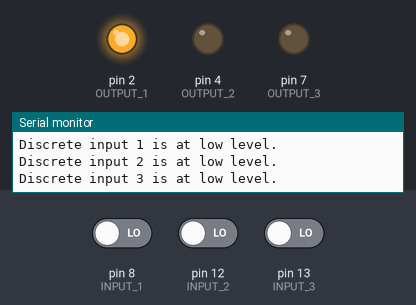
The sketch below on a simulated Arduino Uno, built with avr-gcc and run on an emulated ATmega328P. On the bench: output pins drawn as LEDs (lit = HIGH), the last lines printed to the serial monitor. The inputs (shaded band) are chosen by the test bench; at power-on: pin 8 (INPUT_1) LOW, pin 12 (INPUT_2) LOW, pin 13 (INPUT_3) LOW.

Above: at 1.1 s.
At 3.8 s:
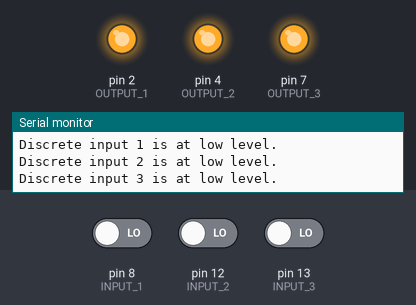
3.9 s: pin 8 (INPUT_1) driven HIGH
At 4.8 s:
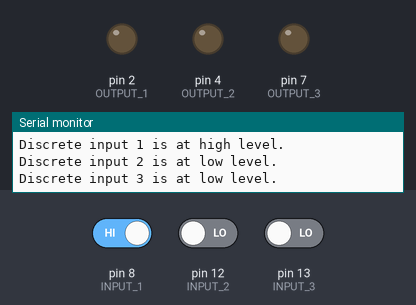
Timing chart, 0 to 12.5 s (numbered marks = the images above; inputs shaded):
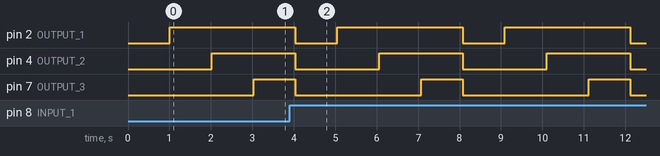

The sketch:

Arduino_4.ino
```cpp
/**************************************************************************************************/
/* File name: Arduino 4                                                                           */
/**************************************************************************************************/
/* Author name: Pedro Plaza                                                                       */
/**************************************************************************************************/
/* Second version 1.1 - 31/01/2019                                                                */
/**************************************************************************************************/

const int OUTPUT_1 =  2;// OUTPUT_1 set to D2 pin
const int OUTPUT_2 =  4;// OUTPUT_2 set to D4 pin
const int OUTPUT_3 =  7;// OUTPUT_3 set to D7 pin
const int INPUT_1  =  8;// INPUT_1 set to D8 pin
const int INPUT_2  =  12;// INPUT_2 set to D12 pin
const int INPUT_3  =  13;// INPUT_3 set to D13 pin

const int ARDUINO_ID = 4;// Arduino identifier
int initialized = 0; // Variable to detect the start-up
int seconds_counter = 0; // Variable to detect the start-up

void setup()
{
  // Initialize serial at 9600 baudrate:
  Serial.begin(115200);
  // Set the input digital pins
  pinMode(INPUT_1, INPUT);
  pinMode(INPUT_2, INPUT);
  pinMode(INPUT_3, INPUT);
  // Set the output digital pins
  pinMode(OUTPUT_1, OUTPUT);
  pinMode(OUTPUT_2, OUTPUT);
  pinMode(OUTPUT_3, OUTPUT);
}

void loop()
{

  if (initialized == 0)
  {
    Serial.println("Arduino 4 has been initialized.");
    digitalWrite(OUTPUT_1, LOW);
    digitalWrite(OUTPUT_2, LOW);
    digitalWrite(OUTPUT_3, LOW);
  } else {
    Serial.println("One second has passed since the previous transmission.");
    Serial.print("The counter value is: ");
    Serial.println(seconds_counter);
    if (digitalRead(INPUT_1) == HIGH) {
      Serial.println("Discrete input 1 is at high level.");
    } else {
      Serial.println("Discrete input 1 is at low level.");
    }
    if (digitalRead(INPUT_2) == HIGH) {
      Serial.println("Discrete input 2 is at high level.");
    } else {
      Serial.println("Discrete input 2 is at low level.");
    }
    if (digitalRead(INPUT_3) == HIGH) {
      Serial.println("Discrete input 3 is at high level.");
    } else {
      Serial.println("Discrete input 3 is at low level.");
    }
  }

  initialized = 1;

  switch (seconds_counter) {
      case 0:
        digitalWrite(OUTPUT_1, LOW);
        digitalWrite(OUTPUT_2, LOW);
        digitalWrite(OUTPUT_3, LOW);
        break;
      case 1:
        digitalWrite(OUTPUT_1, HIGH);
        break;
      case 2:
        digitalWrite(OUTPUT_2, HIGH);
        break;
      case 3:
        digitalWrite(OUTPUT_3, HIGH);
        break;
      default:
        digitalWrite(OUTPUT_1, LOW);
        digitalWrite(OUTPUT_2, LOW);
        digitalWrite(OUTPUT_3, LOW);
    }

  delay(1000);

  if (seconds_counter == 3) {
    seconds_counter = 0;
  } else {
    seconds_counter++;
  }

}
```

Measured:
- by itself, pin 2 (OUTPUT_1): alternates HIGH for 3.0 s and LOW for 1.0 s
- by itself, pin 4 (OUTPUT_2): alternates HIGH for 2.0 s and LOW for 2.0 s
- by itself, pin 7 (OUTPUT_3): alternates HIGH for 1.0 s and LOW for 3.0 s
